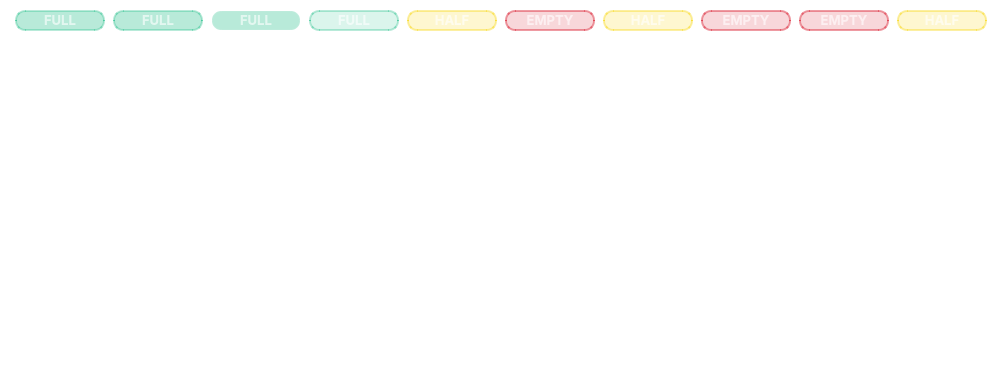
        <widget class="QFrame" name="frame_grid">
         <property name="styleSheet">
          <string notr="true">background: transparent;</string>
         </property>
         <layout class="QVBoxLayout" name="verticalLayout_grid">
          <property name="leftMargin">
           <number>15</number>
          </property>
          <property name="topMargin">
           <number>10</number>
          </property>
          <property name="rightMargin">
           <number>15</number>
          </property>
          <property name="bottomMargin">
           <number>10</number>
          </property>
          <item>
           <layout class="QGridLayout" name="gridLayout_lockers">
            <property name="horizontalSpacing">
             <number>8</number>
            </property>
            <property name="verticalSpacing">
             <number>7</number>
            </property>
            <item row="0" column="0" alignment="Qt::AlignHCenter">
             <widget class="QLabel" name="labelE1">
              <property name="minimumSize">
               <size>
                <width>90</width>
                <height>0</height>
               </size>
              </property>
              <property name="maximumSize">
               <size>
                <width>16777215</width>
                <height>25</height>
               </size>
              </property>
              <property name="styleSheet">
               <string notr="true">color: rgba(255,255,255,0.60);
font-size: 13px;
font-weight: 600;
font-family: Inter;
background: rgba(16, 185, 129, 0.30); 
border: 2px solid rgba(16, 185, 129, 0.30);
border-radius: 10px;</string>
              </property>
              <property name="text">
               <string>FULL</string>
              </property>
              <property name="alignment">
               <set>Qt::AlignCenter</set>
              </property>
             </widget>
            </item>
            <item row="0" column="1" alignment="Qt::AlignHCenter">
             <widget class="QLabel" name="labelE2">
              <property name="minimumSize">
               <size>
                <width>90</width>
                <height>0</height>
               </size>
              </property>
              <property name="maximumSize">
               <size>
                <width>16777215</width>
                <height>25</height>
               </size>
              </property>
              <property name="styleSheet">
               <string notr="true">color: rgba(255,255,255,0.60);
font-size: 13px;
font-weight: 600;
font-family: Inter;
background: rgba(16, 185, 129, 0.30); 
border: 2px solid rgba(16, 185, 129, 0.30);
border-radius: 10px;</string>
              </property>
              <property name="text">
               <string>FULL</string>
              </property>
              <property name="alignment">
               <set>Qt::AlignCenter</set>
              </property>
             </widget>
            </item>
            <item row="0" column="2" alignment="Qt::AlignHCenter">
             <widget class="QLabel" name="labelE3">
              <property name="minimumSize">
               <size>
                <width>90</width>
                <height>0</height>
               </size>
              </property>
              <property name="maximumSize">
               <size>
                <width>16777215</width>
                <height>25</height>
               </size>
              </property>
              <property name="styleSheet">
               <string notr="true">color: rgba(255,255,255,0.60);
font-size: 13px;
font-weight: 600;
font-family: Inter;
background: rgba(16, 185, 129, 0.30); 
border: 2px solid rgba(255, 255, 255, 0.06);
border-radius: 10px;</string>
              </property>
              <property name="text">
               <string>FULL</string>
              </property>
              <property name="alignment">
               <set>Qt::AlignCenter</set>
              </property>
             </widget>
            </item>
            <item row="0" column="3" alignment="Qt::AlignHCenter">
             <widget class="QLabel" name="labelE4">
              <property name="minimumSize">
               <size>
                <width>90</width>
                <height>0</height>
               </size>
              </property>
              <property name="styleSheet">
               <string notr="true">color: rgba(255,255,255,0.60);
font-size: 13px;
font-weight: 600;
font-family: Inter;
background: rgba(16, 185, 129, 0.15);
border: 2px solid rgba(16, 185, 129, 0.30);
border-radius: 10px;</string>
              </property>
              <property name="text">
               <string>FULL</string>
              </property>
              <property name="alignment">
               <set>Qt::AlignCenter</set>
              </property>
             </widget>
            </item>
            <item row="0" column="4" alignment="Qt::AlignHCenter">
             <widget class="QLabel" name="labelE5">
              <property name="minimumSize">
               <size>
                <width>90</width>
                <height>0</height>
               </size>
              </property>
              <property name="maximumSize">
               <size>
                <width>16777215</width>
                <height>25</height>
               </size>
              </property>
              <property name="styleSheet">
               <string notr="true">color: rgba(255,255,255,0.60);
font-size: 13px;
font-weight: 600;
font-family: Inter;
background: rgba(248, 214, 19, 0.20);
border: 2px solid rgba(248, 214, 19, 0.40);
border-radius: 10px;</string>
              </property>
              <property name="text">
               <string>HALF</string>
              </property>
              <property name="alignment">
               <set>Qt::AlignCenter</set>
              </property>
             </widget>
            </item>
            <item row="0" column="5" alignment="Qt::AlignHCenter">
             <widget class="QLabel" name="labelF1">
              <property name="minimumSize">
               <size>
                <width>90</width>
                <height>0</height>
               </size>
              </property>
              <property name="maximumSize">
               <size>
                <width>16777215</width>
                <height>25</height>
               </size>
              </property>
              <property name="styleSheet">
               <string notr="true">color: rgba(255,255,255,0.60);
font-size: 13px;
font-weight: 600;
font-family: Inter;
background: rgba(220, 53, 69, 0.20);
border: 2px solid rgba(220, 53, 69, 0.50);
border-radius: 10px;</string>
              </property>
              <property name="text">
               <string>EMPTY</string>
              </property>
              <property name="alignment">
               <set>Qt::AlignCenter</set>
              </property>
             </widget>
            </item>
            <item row="0" column="6" alignment="Qt::AlignHCenter">
             <widget class="QLabel" name="labelF2">
              <property name="minimumSize">
               <size>
                <width>90</width>
                <height>0</height>
               </size>
              </property>
              <property name="maximumSize">
               <size>
                <width>16777215</width>
                <height>25</height>
               </size>
              </property>
              <property name="styleSheet">
               <string notr="true">color: rgba(255,255,255,0.60);
font-size: 13px;
font-weight: 600;
font-family: Inter;
background: rgba(248, 214, 19, 0.20);
border: 2px solid rgba(248, 214, 19, 0.40);
border-radius: 10px;</string>
              </property>
              <property name="text">
               <string>HALF</string>
              </property>
              <property name="alignment">
               <set>Qt::AlignCenter</set>
              </property>
             </widget>
            </item>
            <item row="0" column="7" alignment="Qt::AlignHCenter">
             <widget class="QLabel" name="labelF3">
              <property name="minimumSize">
               <size>
                <width>90</width>
                <height>0</height>
               </size>
              </property>
              <property name="maximumSize">
               <size>
                <width>16777215</width>
                <height>25</height>
               </size>
              </property>
              <property name="styleSheet">
               <string notr="true">color: rgba(255,255,255,0.60);
font-size: 13px;
font-weight: 600;
font-family: Inter;
background: rgba(220, 53, 69, 0.20);
border: 2px solid rgba(220, 53, 69, 0.50);
border-radius: 10px;</string>
              </property>
              <property name="text">
               <string>EMPTY</string>
              </property>
              <property name="alignment">
               <set>Qt::AlignCenter</set>
              </property>
             </widget>
            </item>
            <item row="0" column="8" alignment="Qt::AlignHCenter">
             <widget class="QLabel" name="labelF4">
              <property name="minimumSize">
               <size>
                <width>90</width>
                <height>0</height>
               </size>
              </property>
              <property name="maximumSize">
               <size>
                <width>16777215</width>
                <height>25</height>
               </size>
              </property>
              <property name="styleSheet">
               <string notr="true">color: rgba(255,255,255,0.60);
font-size: 13px;
font-weight: 600;
font-family: Inter;
background: rgba(220, 53, 69, 0.20);
border: 2px solid rgba(220, 53, 69, 0.50);
border-radius: 10px;</string>
              </property>
              <property name="text">
               <string>EMPTY</string>
              </property>
              <property name="alignment">
               <set>Qt::AlignCenter</set>
              </property>
             </widget>
            </item>
            <item row="0" column="9" alignment="Qt::AlignHCenter">
             <widget class="QLabel" name="labelF5">
              <property name="minimumSize">
               <size>
                <width>90</width>
                <height>0</height>
               </size>
              </property>
              <property name="maximumSize">
               <size>
                <width>16777215</width>
                <height>25</height>
               </size>
              </property>
              <property name="styleSheet">
               <string notr="true">color: rgba(255,255,255,0.60);
font-size: 13px;
font-weight: 600;
font-family: Inter;
background: rgba(248, 214, 19, 0.20);
border: 2px solid rgba(248, 214, 19, 0.40);
border-radius: 10px;</string>
              </property>
              <property name="text">
               <string>HALF</string>
              </property>
              <property name="alignment">
               <set>Qt::AlignCenter</set>
              </property>
             </widget>
            </item>
            <item row="1" column="0">
             <widget class="QPushButton" name="btE1">
              <property name="minimumSize">
               <size>
                <width>90</width>
                <height>340</height>
               </size>
              </property>
              <property name="maximumSize">
               <size>
                <width>110</width>
                <height>400</height>
               </size>
              </property>
              <property name="styleSheet">
               <string notr="true">QPushButton {
    /* Mengatur teks tombol di kiri atas */
    text-align: left top;
    padding-left: 10px;
    padding-top: 5px;
    
    /* Font style untuk teks posisi */
    font-family: 'Inter', sans-serif;
    font-size: 16px;
    font-weight: bold;
    color: rgba(255, 255, 255, 0.4); /* Mengikuti warna samar 'A1' pada desain */

    /* Mengatur latar belakang tombol dengan Icon yang kamu punya */
    background-image: url(&quot;C:/Users/programmer/Documents/06. Project 2026/08. Gun storage/scr/assets/state/aug/lock/aug-full-lock.png&quot;);
    background-position: center;
    background-repeat: no-repeat;
   background-color: rgba(255, 255, 255, 0.03);
    border: 2px solid rgba(255, 255, 255, 0.06);
    border-radius: 12px;
}

QPushButton:hover {
    background-color: rgba(220, 53, 69, 0.20);
    border: 2px solid rgba(220, 53, 69, 0.50);
}
QPushButton:pressed {
    background-color: rgba(220, 53, 69, 0.40);
    border: 2px solid rgba(220, 53, 69, 0.50);
}</string>
              </property>
              <property name="text">
               <string>E1</string>
              </property>
              <property name="iconSize">
               <size>
                <width>80</width>
                <height>340</height>
               </size>
              </property>
             </widget>
            </item>
            <item row="1" column="1">
             <widget class="QPushButton" name="btE2">
              <property name="minimumSize">
               <size>
                <width>90</width>
                <height>340</height>
               </size>
              </property>
              <property name="maximumSize">
               <size>
                <width>110</width>
                <height>400</height>
               </size>
              </property>
              <property name="styleSheet">
               <string notr="true">QPushButton {
    /* Mengatur teks tombol di kiri atas */
    text-align: left top;
    padding-left: 10px;
    padding-top: 5px;
    
    /* Font style untuk teks posisi */
    font-family: 'Inter', sans-serif;
    font-size: 16px;
    font-weight: bold;
    color: rgba(255, 255, 255, 0.4); /* Mengikuti warna samar 'A1' pada desain */

    /* Mengatur latar belakang tombol dengan Icon yang kamu punya */
    background-image: url(&quot;C:/Users/programmer/Documents/06. Project 2026/08. Gun storage/scr/assets/state/aug/lock/aug-full-lock.png&quot;);
    background-position: center;
    background-repeat: no-repeat;
   background-color: rgba(255, 255, 255, 0.03);
    border: 2px solid rgba(255, 255, 255, 0.06);
    border-radius: 12px;
}

QPushButton:hover {
    background-color: rgba(220, 53, 69, 0.20);
    border: 2px solid rgba(220, 53, 69, 0.50);
}
QPushButton:pressed {
    background-color: rgba(220, 53, 69, 0.40);
    border: 2px solid rgba(220, 53, 69, 0.50);
}</string>
              </property>
              <property name="text">
               <string>E2</string>
              </property>
              <property name="iconSize">
               <size>
                <width>80</width>
                <height>340</height>
               </size>
              </property>
             </widget>
            </item>
            <item row="1" column="2">
             <widget class="QPushButton" name="btE3">
              <property name="minimumSize">
               <size>
                <width>90</width>
                <height>340</height>
               </size>
              </property>
              <property name="maximumSize">
               <size>
                <width>110</width>
                <height>400</height>
               </size>
              </property>
              <property name="styleSheet">
               <string notr="true">QPushButton {
    /* Mengatur teks tombol di kiri atas */
    text-align: left top;
    padding-left: 10px;
    padding-top: 5px;
    
    /* Font style untuk teks posisi */
    font-family: 'Inter', sans-serif;
    font-size: 16px;
    font-weight: bold;
    color: rgba(255, 255, 255, 0.4); /* Mengikuti warna samar 'A1' pada desain */

    /* Mengatur latar belakang tombol dengan Icon yang kamu punya */
    background-image: url(&quot;C:/Users/programmer/Documents/06. Project 2026/08. Gun storage/scr/assets/state/aug/lock/aug-full-lock.png&quot;);
    background-position: center;
    background-repeat: no-repeat;
   background-color: rgba(255, 255, 255, 0.03);
    border: 2px solid rgba(255, 255, 255, 0.06);
    border-radius: 12px;
}

QPushButton:hover {
    background-color: rgba(220, 53, 69, 0.20);
    border: 2px solid rgba(220, 53, 69, 0.50);
}
QPushButton:pressed {
    background-color: rgba(220, 53, 69, 0.40);
    border: 2px solid rgba(220, 53, 69, 0.50);
}</string>
              </property>
              <property name="text">
               <string>E3</string>
              </property>
              <property name="iconSize">
               <size>
                <width>80</width>
                <height>340</height>
               </size>
              </property>
             </widget>
            </item>
            <item row="1" column="3">
             <widget class="QPushButton" name="btE4">
              <property name="minimumSize">
               <size>
                <width>90</width>
                <height>340</height>
               </size>
              </property>
              <property name="maximumSize">
               <size>
                <width>110</width>
                <height>400</height>
               </size>
              </property>
              <property name="styleSheet">
               <string notr="true">QPushButton {
    /* Mengatur teks tombol di kiri atas */
    text-align: left top;
    padding-left: 10px;
    padding-top: 5px;
    
    /* Font style untuk teks posisi */
    font-family: 'Inter', sans-serif;
    font-size: 16px;
    font-weight: bold;
    color: rgba(255, 255, 255, 0.4); /* Mengikuti warna samar 'A1' pada desain */

    /* Mengatur latar belakang tombol dengan Icon yang kamu punya */
    background-image: url(&quot;C:/Users/programmer/Documents/06. Project 2026/08. Gun storage/scr/assets/state/aug/lock/aug-full-lock.png&quot;);
    background-position: center;
    background-repeat: no-repeat;
   background-color: rgba(255, 255, 255, 0.03);
    border: 2px solid rgba(255, 255, 255, 0.06);
    border-radius: 12px;
}

QPushButton:hover {
    background-color: rgba(220, 53, 69, 0.20);
    border: 2px solid rgba(220, 53, 69, 0.50);
}
QPushButton:pressed {
    background-color: rgba(220, 53, 69, 0.40);
    border: 2px solid rgba(220, 53, 69, 0.50);
}</string>
              </property>
              <property name="text">
               <string>E4</string>
              </property>
              <property name="iconSize">
               <size>
                <width>80</width>
                <height>340</height>
               </size>
              </property>
             </widget>
            </item>
            <item row="1" column="4">
             <widget class="QPushButton" name="btE5">
              <property name="minimumSize">
               <size>
                <width>90</width>
                <height>340</height>
               </size>
              </property>
              <property name="maximumSize">
               <size>
                <width>110</width>
                <height>400</height>
               </size>
              </property>
              <property name="styleSheet">
               <string notr="true">QPushButton {
    /* Mengatur teks tombol di kiri atas */
    text-align: left top;
    padding-left: 10px;
    padding-top: 5px;
    
    /* Font style untuk teks posisi */
    font-family: 'Inter', sans-serif;
    font-size: 16px;
    font-weight: bold;
    color: rgba(255, 255, 255, 0.4); /* Mengikuti warna samar 'A1' pada desain */

    /* Mengatur latar belakang tombol dengan Icon yang kamu punya */
    background-image: url(&quot;C:/Users/programmer/Documents/06. Project 2026/08. Gun storage/scr/assets/state/aug/lock/aug-half-lock.png&quot;);
    background-position: center;
    background-repeat: no-repeat;
   background-color: rgba(255, 255, 255, 0.03);
    border: 2px solid rgba(255, 255, 255, 0.06);
    border-radius: 12px;
}

QPushButton:hover {
    background-color: rgba(220, 53, 69, 0.20);
    border: 2px solid rgba(220, 53, 69, 0.50);
}
QPushButton:pressed {
    background-color: rgba(220, 53, 69, 0.40);
    border: 2px solid rgba(220, 53, 69, 0.50);
}</string>
              </property>
              <property name="text">
               <string>E5</string>
              </property>
              <property name="iconSize">
               <size>
                <width>80</width>
                <height>340</height>
               </size>
              </property>
             </widget>
            </item>
            <item row="1" column="5">
             <widget class="QPushButton" name="btF1">
              <property name="minimumSize">
               <size>
                <width>90</width>
                <height>340</height>
               </size>
              </property>
              <property name="maximumSize">
               <size>
                <width>110</width>
                <height>400</height>
               </size>
              </property>
              <property name="styleSheet">
               <string notr="true">QPushButton {
    /* Mengatur teks tombol di kiri atas */
    text-align: left top;
    padding-left: 10px;
    padding-top: 5px;
    
    /* Font style untuk teks posisi */
    font-family: 'Inter', sans-serif;
    font-size: 16px;
    font-weight: bold;
    color: rgba(255, 255, 255, 0.4); /* Mengikuti warna samar 'A1' pada desain */

    /* Mengatur latar belakang tombol dengan Icon yang kamu punya */
    background-image: url(&quot;C:/Users/programmer/Documents/06. Project 2026/08. Gun storage/scr/assets/state/aug/lock/aug-empty-lock.png&quot;);
    background-position: center;
    background-repeat: no-repeat;
   background-color: rgba(255, 255, 255, 0.03);
    border: 2px solid rgba(255, 255, 255, 0.06);
    border-radius: 12px;
}

QPushButton:hover {
    background-color: rgba(220, 53, 69, 0.20);
    border: 2px solid rgba(220, 53, 69, 0.50);
}
QPushButton:pressed {
    background-color: rgba(220, 53, 69, 0.40);
    border: 2px solid rgba(220, 53, 69, 0.50);
}</string>
              </property>
              <property name="text">
               <string>F1</string>
              </property>
              <property name="iconSize">
               <size>
                <width>80</width>
                <height>340</height>
               </size>
              </property>
             </widget>
            </item>
            <item row="1" column="6">
             <widget class="QPushButton" name="btF2">
              <property name="minimumSize">
               <size>
                <width>90</width>
                <height>340</height>
               </size>
              </property>
              <property name="maximumSize">
               <size>
                <width>110</width>
                <height>400</height>
               </size>
              </property>
              <property name="styleSheet">
               <string notr="true">QPushButton {
    /* Mengatur teks tombol di kiri atas */
    text-align: left top;
    padding-left: 10px;
    padding-top: 5px;
    
    /* Font style untuk teks posisi */
    font-family: 'Inter', sans-serif;
    font-size: 16px;
    font-weight: bold;
    color: rgba(255, 255, 255, 0.4); /* Mengikuti warna samar 'A1' pada desain */

    /* Mengatur latar belakang tombol dengan Icon yang kamu punya */
    background-image: url(&quot;C:/Users/programmer/Documents/06. Project 2026/08. Gun storage/scr/assets/state/aug/lock/aug-half-lock.png&quot;);
    background-position: center;
    background-repeat: no-repeat;
   background-color: rgba(255, 255, 255, 0.03);
    border: 2px solid rgba(255, 255, 255, 0.06);
    border-radius: 12px;
}

QPushButton:hover {
    background-color: rgba(220, 53, 69, 0.20);
    border: 2px solid rgba(220, 53, 69, 0.50);
}
QPushButton:pressed {
    background-color: rgba(220, 53, 69, 0.40);
    border: 2px solid rgba(220, 53, 69, 0.50);
}</string>
              </property>
              <property name="text">
               <string>F2</string>
              </property>
              <property name="iconSize">
               <size>
                <width>87</width>
                <height>340</height>
               </size>
              </property>
             </widget>
            </item>
            <item row="1" column="7">
             <widget class="QPushButton" name="btF3">
              <property name="minimumSize">
               <size>
                <width>90</width>
                <height>340</height>
               </size>
              </property>
              <property name="maximumSize">
               <size>
                <width>110</width>
                <height>400</height>
               </size>
              </property>
              <property name="styleSheet">
               <string notr="true">QPushButton {
    /* Mengatur teks tombol di kiri atas */
    text-align: left top;
    padding-left: 10px;
    padding-top: 5px;
    
    /* Font style untuk teks posisi */
    font-family: 'Inter', sans-serif;
    font-size: 16px;
    font-weight: bold;
    color: rgba(255, 255, 255, 0.4); /* Mengikuti warna samar 'A1' pada desain */

    /* Mengatur latar belakang tombol dengan Icon yang kamu punya */
    background-image: url(&quot;C:/Users/programmer/Documents/06. Project 2026/08. Gun storage/scr/assets/state/aug/lock/aug-empty-lock.png&quot;);
    background-position: center;
    background-repeat: no-repeat;
   background-color: rgba(255, 255, 255, 0.03);
    border: 2px solid rgba(255, 255, 255, 0.06);
    border-radius: 12px;
}

QPushButton:hover {
    background-color: rgba(220, 53, 69, 0.20);
    border: 2px solid rgba(220, 53, 69, 0.50);
}
QPushButton:pressed {
    background-color: rgba(220, 53, 69, 0.40);
    border: 2px solid rgba(220, 53, 69, 0.50);
}</string>
              </property>
              <property name="text">
               <string>F3</string>
              </property>
              <property name="iconSize">
               <size>
                <width>70</width>
                <height>280</height>
               </size>
              </property>
             </widget>
            </item>
            <item row="1" column="8">
             <widget class="QPushButton" name="btF4">
              <property name="minimumSize">
               <size>
                <width>90</width>
                <height>340</height>
               </size>
              </property>
              <property name="maximumSize">
               <size>
                <width>110</width>
                <height>400</height>
               </size>
              </property>
              <property name="styleSheet">
               <string notr="true">QPushButton {
    /* Mengatur teks tombol di kiri atas */
    text-align: left top;
    padding-left: 10px;
    padding-top: 5px;
    
    /* Font style untuk teks posisi */
    font-family: 'Inter', sans-serif;
    font-size: 16px;
    font-weight: bold;
    color: rgba(255, 255, 255, 0.4); /* Mengikuti warna samar 'A1' pada desain */

    /* Mengatur latar belakang tombol dengan Icon yang kamu punya */
    background-image: url(&quot;C:/Users/programmer/Documents/06. Project 2026/08. Gun storage/scr/assets/state/aug/lock/aug-empty-lock.png&quot;);
    background-position: center;
    background-repeat: no-repeat;
   background-color: rgba(255, 255, 255, 0.03);
    border: 2px solid rgba(255, 255, 255, 0.06);
    border-radius: 12px;
}

QPushButton:hover {
    background-color: rgba(220, 53, 69, 0.20);
    border: 2px solid rgba(220, 53, 69, 0.50);
}
QPushButton:pressed {
    background-color: rgba(220, 53, 69, 0.40);
    border: 2px solid rgba(220, 53, 69, 0.50);
}</string>
              </property>
              <property name="text">
               <string>F4</string>
              </property>
              <property name="iconSize">
               <size>
                <width>90</width>
                <height>340</height>
               </size>
              </property>
             </widget>
            </item>
            <item row="1" column="9">
             <widget class="QPushButton" name="btF5">
              <property name="minimumSize">
               <size>
                <width>90</width>
                <height>340</height>
               </size>
              </property>
              <property name="maximumSize">
               <size>
                <width>110</width>
                <height>400</height>
               </size>
              </property>
              <property name="styleSheet">
               <string notr="true">QPushButton {
    /* Mengatur teks tombol di kiri atas */
    text-align: left top;
    padding-left: 10px;
    padding-top: 5px;
    
    /* Font style untuk teks posisi */
    font-family: 'Inter', sans-serif;
    font-size: 16px;
    font-weight: bold;
    color: rgba(255, 255, 255, 0.4); /* Mengikuti warna samar 'A1' pada desain */

    /* Mengatur latar belakang tombol dengan Icon yang kamu punya */
    background-image: url(&quot;C:/Users/programmer/Documents/06. Project 2026/08. Gun storage/scr/assets/state/aug/lock/aug-half-lock.png&quot;);
    background-position: center;
    background-repeat: no-repeat;
   background-color: rgba(255, 255, 255, 0.03);
    border: 2px solid rgba(255, 255, 255, 0.06);
    border-radius: 12px;
}

QPushButton:hover {
    background-color: rgba(220, 53, 69, 0.20);
    border: 2px solid rgba(220, 53, 69, 0.50);
}
QPushButton:pressed {
    background-color: rgba(220, 53, 69, 0.40);
    border: 2px solid rgba(220, 53, 69, 0.50);
}</string>
              </property>
              <property name="text">
               <string>F5</string>
              </property>
              <property name="iconSize">
               <size>
                <width>80</width>
                <height>340</height>
               </size>
              </property>
             </widget>
            </item>
           </layout>
          </item>
         </layout>
        </widget>
